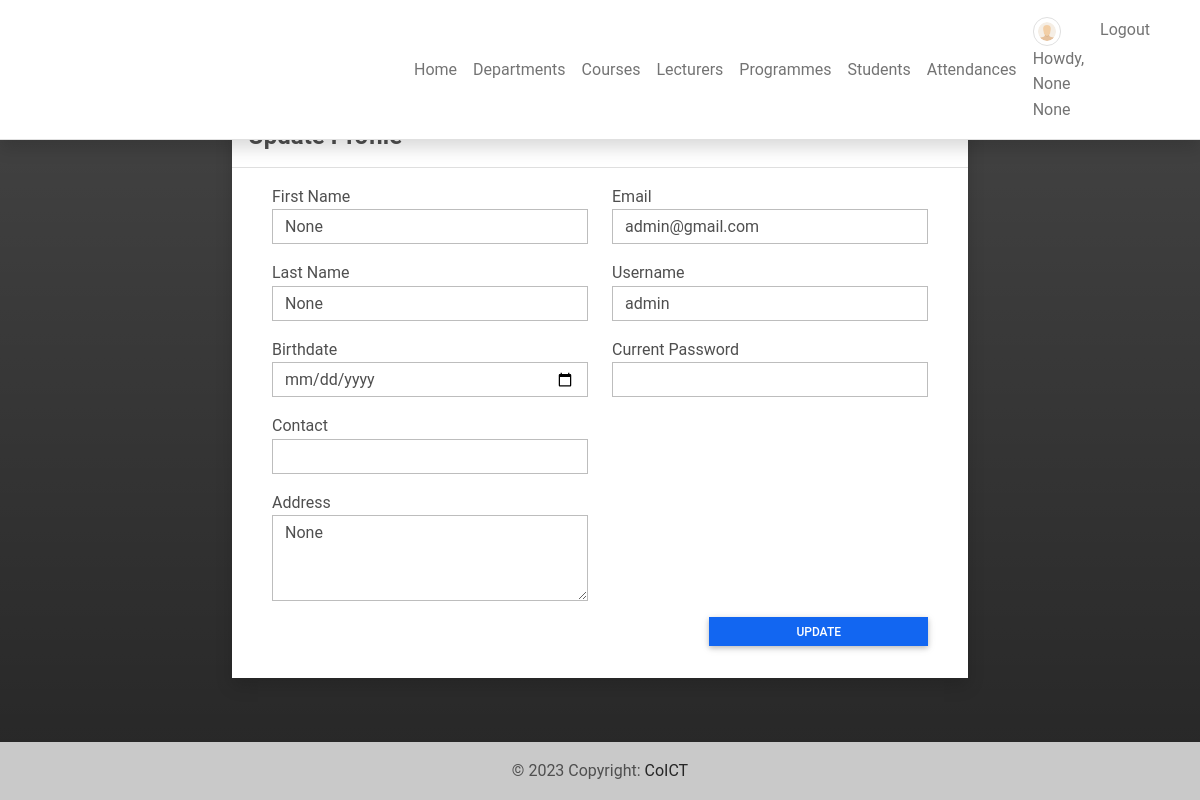
The page /update-profile (signed in) on the database its author committed.
### attendance/models.py (models this page shows, shortened)
class User(AbstractBaseUser):
    email = models.EmailField(
        verbose_name='email address',
        max_length=60,
        unique=True,
    )
    is_active = models.BooleanField(default=True)
    is_admin = models.BooleanField(default=False)
    is_staff = models.BooleanField(default=False)
    username = models.CharField(unique=True, max_length=15)
    first_name = models.CharField(max_length=100, null=True)
    middle_name = models.CharField(max_length=250, blank=True, null= True)
    last_name = models.CharField(max_length=100, null=True)
    gender = models.CharField(max_length=100, choices=[('Male','Male'),('Female','Female')], blank=True, null= True)
    programme = models.ForeignKey(Programme, to_field='programme_id', on_delete=models.CASCADE, null=True, blank=True)
    department = models.ForeignKey(Department, on_delete=models.CASCADE, blank=True, null=True)
    contact = models.CharField(max_length=250, blank=True, null= True)
    last_login = models.DateTimeField(auto_now=True)
    date_joined = models.DateTimeField(auto_now_add=True)
    objects = CustomUserManager()
    USERNAME_FIELD = 'username'
    REQUIRED_FIELDS = ["email"]
    class Meta:
        verbose_name = 'User'
        verbose_name_plural = 'Users'

class UserProfile(models.Model):
    user = models.OneToOneField(User, on_delete=models.CASCADE, related_name='profile')
    course = models.ManyToManyField(Course, through='Teaching')
    contact = models.CharField(max_length=250)
    address = models.TextField(blank=True, null = True)
    avatar = models.ImageField(blank=True, null = True, upload_to= 'images/')
    user_type = models.IntegerField(default = 2)
    gender = models.CharField(max_length=100, choices=[('Male','Male'),('Female','Female')], blank=True, null= True)
    department = models.ForeignKey(Department, on_delete=models.CASCADE, blank=True, null=True)

### attendance/views.py (the view, shortened to what this page needs)
# urls.py: path('update-profile',views.update_profile,name='update-profile'),
@login_required
def update_profile(request):
    context['page_title'] = "Update Profile"
    user = User.objects.get(id= request.user.id)
    profile = UserProfile.objects.get(user= user)
    context['userData'] = user
    context['userProfile'] = profile
    return render(request,'update_profile.html',context)

### attendance/forms.py (shortened to what this page needs)
class UserRegistration(UserCreationForm):
    email = forms.EmailField(max_length=250,help_text="The email field is required.")
    first_name = forms.CharField(max_length=250,help_text="The First Name field is required.")
    last_name = forms.CharField(max_length=250,help_text="The Last Name field is required.")
    department = forms.ModelChoiceField(queryset=Department.objects.all())
    class Meta:
        model = User
        fields = ('email', 'username', 'first_name', 'middle_name', 'last_name', 'gender', 'department', 'contact')

### attendance/templates/update_profile.html (shortened to what this page needs)
{% extends 'base.html' %}{% load static %}{% block pageContent %}
<div class="row justify-content-center">
    <div class="col-lg-8 col-md-10 col-sm-12 col-xs-12">
        <div class="card card-default rounded-0 shadow">
            <div class="card-header">
                <h4 class="card-title"><b>Update Profile</b></h4>
            </div>
            <div class="card-body">
                <div class="container-fluid">
                    <form id="register-user" method="POST" action="{% url 'update-profile' %}" enctype="multipart/form-data">
                        <div class="mdc-layout-grid">
                            <div class="mdc-layout-grid__inner">
                                <div class="row">
                                    <div class="col-md-6">
                                        <div class="form-group mb-3">
                                            <label for="first_name" class="control-label">First Name</label>
                                            <input type="text" class="form-control rounded-0" name="first_name" id="first_name" value="{{ userData.first_name }}" required="required">
                                        </div>
                                        <div class="form-group mb-3">
                                            <label for="last_name" class="control-label">Last Name</label>
                                            <input type="text" class="form-control rounded-0" name="last_name" id="last_name" value="{{ userData.last_name }}" required="required">
                                        </div>
                                        <div class="form-group mb-3">
                                            <label for="dob" class="control-label">Birthdate</label>
                                            <input type="date" class="form-control rounded-0" name="dob" id="dob" value="{{ userProfile.dob|date:'Y-m-d' }}" required="required">
                                        </div>
                                        <div class="form-group mb-3">
                                            <label for="contact" class="control-label">Contact</label>
                                            <input type="text" class="form-control rounded-0" name="contact" id="contact" value="{{ userProfile.contact }}" required="required">
                                        </div>
                                        <div class="form-group mb-3">
                                            <label for="address" class="control-label">Address</label>
                                            <textarea rows="3" class="form-control rounded-0" name="address" id="address" required="required">{{ userProfile.address }}</textarea>
                                        </div>
                                    </div>
                                    <div class="col-md-6">
                                        <div class="form-group mb-3">
                                            <label for="email" class="control-label">Email</label>
                                            <input type="email" class="form-control rounded-0" name="email" id="email" value="{{ userData.email }}" required="required">
                                        </div>
                                        <div class="form-group mb-3">
                                            <label for="username" class="control-label">Username</label>
                                            <input type="text" class="form-control rounded-0" name="username" id="username" value="{{ userData.username }}" required="required">
                                        </div>
                                        <div class="form-group mb-3">
                                            <label for="current_password" class="control-label">Current Password</label>
                                            <input type="password" class="form-control rounded-0" name="current_password" id="current_password" required="required">
                                        </div>
                                    </div>
                                </div>
                                <div class="form-group mb-3">
                                    <div class="d-flex w-100 justify-content-end">
                                        <button class="btn btn-sm rounded-0 btn-primary col-4">
                                                Update
                                            </button>
                                    </div>
                                </div>
                            </div>
                        </div>
                    </form>
                </div>
            </div>
        </div>
    </div>
</div>
{% endblock pageContent %}

### attendance/templates/topNavigation.html (shortened to what this page needs)
{% load static %}
<header>
    <nav class="navbar navbar-expand-lg navbar-light bg-white fixed-top shadow border-bottom">
        <div class="container">
            <a class="navbar-brand custom-brand" href="{% url 'home-page' %}">
            </a>
            <div class="collapse navbar-collapse" id="navbarExample01">
                {% if user.id %}
                <ul class="navbar-nav me-auto mb-2 mb-lg-0" id="topNav">
                    <li class="nav-item">
                        <a class="nav-link" aria-current="page" href="{% url 'home-page' %}">Home</a>
                    </li>
                    {% if user.profile.user_type == 1 %}
                    <li class="nav-item">
                        <a class="nav-link" aria-current="page" href="{% url 'department-page' %}">Departments</a>
                    </li>
                    <li class="nav-item">
                        <a class="nav-link" aria-current="page" href="{% url 'course-page' %}">Courses</a>
                    </li>
                    <li class="nav-item">
                        <a class="nav-link" aria-current="page" href="{% url 'faculty-page' %}">Lecturers</a>
                    </li>
                    {% endif %}
                    <li class="nav-item">
                        <a class="nav-link" aria-current="page" href="{% url 'class-page' %}">Programmes</a>
                    </li>
                    <li class="nav-item">
                        <a class="nav-link" aria-current="page" href="{% url 'student-page' %}">Students</a>
                    </li>
                    <li class="nav-item">
                        <a class="nav-link" aria-current="page" href="{% url 'attendance-class' %}">Attendances</a>
                    </li>
                </ul>
                <ul class="navbar-nav d-flex flex-row">
                    {% if user.id %} {% if user.profile.user_type == 1 %} {% endif %}
                    <li class="nav-item me-3 me-lg-0">
                        <a class="nav-link" href="{% url 'profile' %}">
                            <span class="me-1"><img src="{% if user.profile.avatar %}{{ user.profile.avatar.url }}{% else %}{{ MEDIA_URL }}/default/default-avatar.png{% endif %}" alt="User Avatar" data-url="{% if user.profile.avatar %}{{ user.profile.avatar.url }}{% else %}{{ MEDIA_URL }}/default/default-avatar.png{% endif %}" id="user-avatar" class="img-thumbnail rounded-circle"></span>Howdy,
                            {{ user.first_name }} {{user.last_name}}
                        </a>
                    </li>
                    <li class="nav-item me-3 me-lg-0">
                        <a class="nav-link" href="{% url 'logout' %}">Logout</a>
                    </li>
                    {% else %}
                    <li class="nav-item me-3 me-lg-0">
                        <a class="nav-link" href="{% url 'login' %}">Login</a>
                    </li>
                    {% endif %}
                </ul>
                {% endif %}
            </div>
        </div>
    </nav>
</header>

### static/assets/default/css/style.css (style rules this page uses)
html, body { height: 100%; width: 100%; max-height: 100%; overflow: auto; display: flex; flex-direction: column; }
body>header { flex-shrink: auto; }
#user-avatar { width: 1.8rem; height: 1.8rem; object-fit: scale-down; object-position: center center; }
.navbar-brand { max-width: auto; max-height: auto; }
.custom-brand { width: 500px; }

### rows shown on the page
User: first_name "None", last_name "None", email "admin@gmail.com", username "admin"
UserProfile: address "None"
